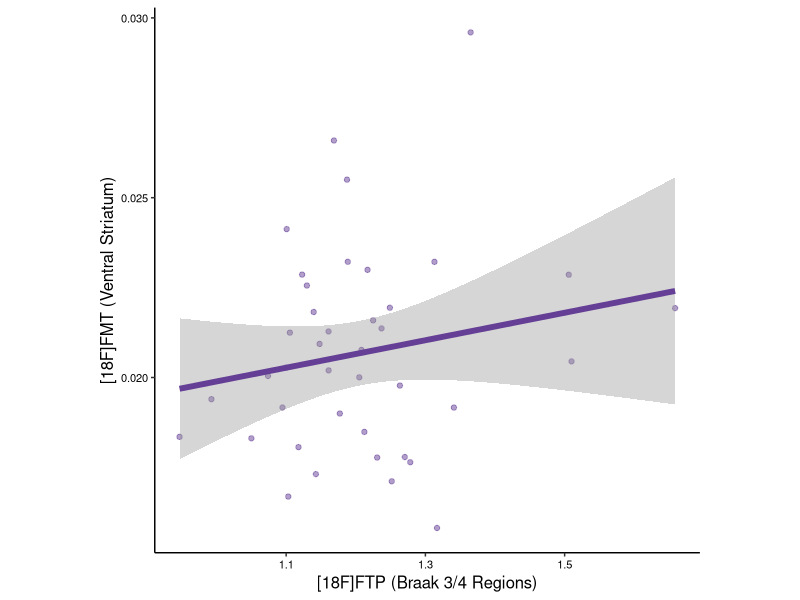
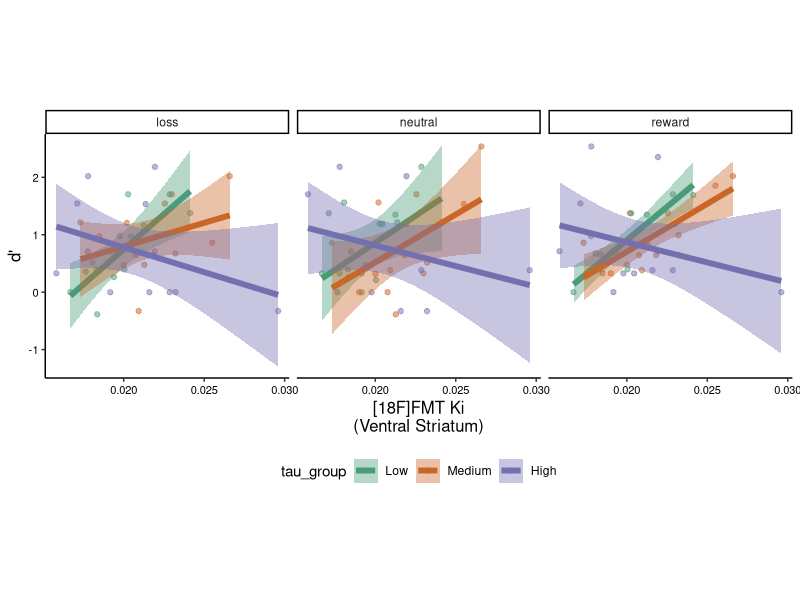
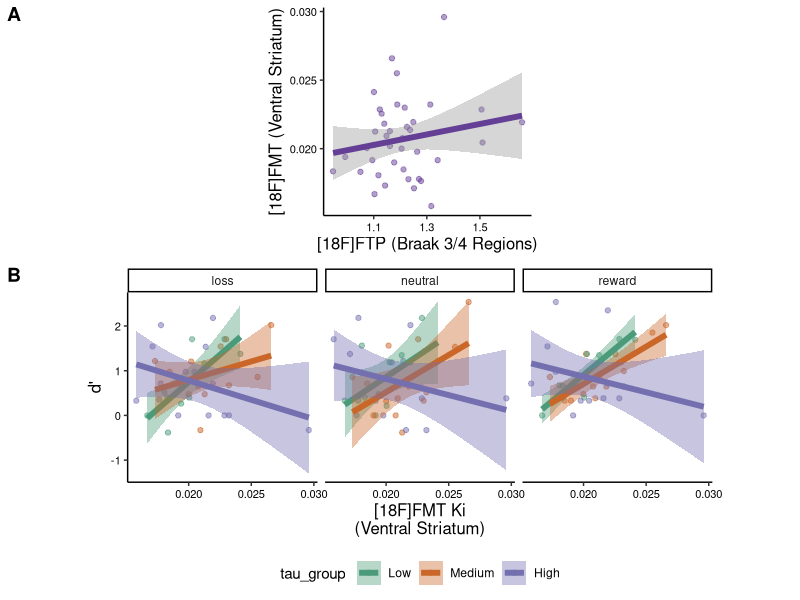
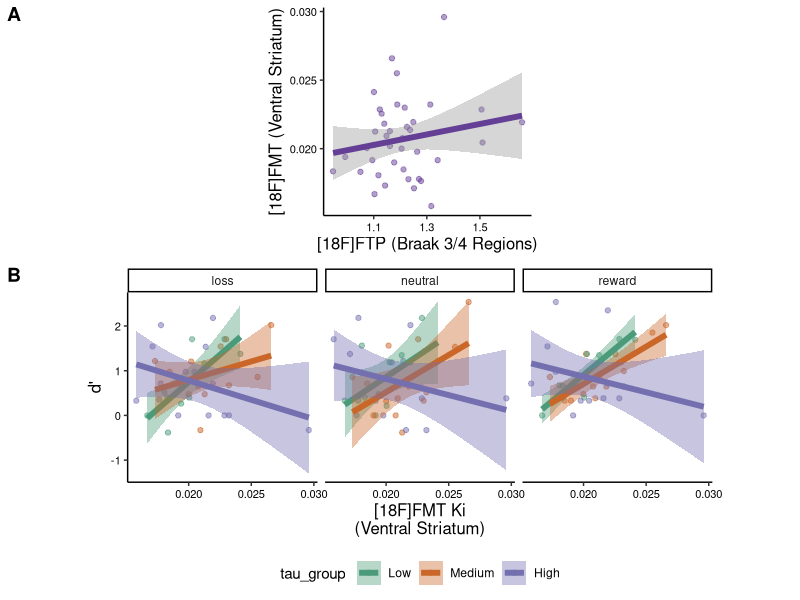

The R source for these figures, in order:
## ---- chunk 1
knitr::opts_chunk$set(echo = TRUE)
## ---- chunk 2
# Load Libraries
library(tidyverse)
library(ggpubr)
library(lme4)
library(lmerTest)
library(rstatix)

# Set color scales
tau_group_cscale <- scale_color_manual(values = c("#4b9b7a", "#ca6728", "#7470af"))
tau_group_fscale <- scale_fill_manual(values = c("#4b9b7a", "#ca6728", "#7470af"))

age_group_cscale <- scale_color_manual(values = c("#643f95", "#549e3e"))
age_group_fscale <- scale_fill_manual(values = c("#643f95", "#549e3e"))

# Read data
data_A <- read_csv('data_sup_fig05a.csv')
data_B <- read_csv('data_sup_fig05b.csv')

data_A$tau_group <- factor(data_A$tau_group, levels = c('Low', 'Medium', 'High'))
data_B$tau_group <- factor(data_B$tau_group, levels = c('Low', 'Medium', 'High'))
## ---- chunk 3
# Panel A
figA <- data_A %>%
  ggplot(aes(x=ftp_braak34_suvr, y=fmt_ki_vst)) +
  geom_point(color = "#643f95", fill = "#643f95", alpha = 0.5) +
  geom_smooth(method = 'lm', limit = 0.9, linewidth = 2, color = "#643f95") +
  xlab('[18F]FTP (Braak 3/4 Regions)') +
  ylab('[18F]FMT (Ventral Striatum)') +
  theme_classic() +
  theme(panel.background = element_blank(),
      axis.line = element_line(color = 'black'),
      legend.position = 'bottom', 
      axis.text.x = element_text(color = 'black', size = 8),
      axis.text.y = element_text(color = 'black', size = 8),
      axis.title.x = element_text(color = 'black', size = 12),
      axis.title.y = element_text(color = 'black', size = 12),
      legend.title = element_blank(),
      aspect.ratio = 1)

figA
## ---- chunk 4
modA <- lm(fmt_ki_vst ~ ftp_braak34_suvr + age + sex + yrs_edu,
           data = data_A)
summary(modA)

## ---- chunk 5
# Panel B: Plot FMT by d' across each valence
figB <- data_B %>% 
  ggplot(aes(x = fmt_ki_vst, y = dprime, group = tau_group,
             color = tau_group)) +
  geom_point(alpha = 0.5) +
  geom_smooth(aes(color = tau_group, fill = tau_group),
                  method = 'lm', linewidth = 2, limit = 0.9) +
  tau_group_cscale +
  tau_group_fscale +
  theme_classic() +
  xlab(bquote('[18F]FMT Ki\n(Ventral Striatum)')) +
  ylab('d\'') +
  facet_wrap(.~valence, nrow = 1) +
  theme(panel.background = element_blank(),
      axis.line = element_line(color = 'black'),
      legend.position = 'bottom', 
      axis.text.x = element_text(color = 'black', size = 8),
      axis.text.y = element_text(color = 'black', size = 8),
      axis.title.x = element_text(color = 'black', size = 12),
      axis.title.y = element_text(color = 'black', size = 12),
      aspect.ratio = 1)

figB
## ---- chunk 6
lme1 <- lmer(dprime ~ fmt_ki_vst*ftp_braak34_suvr + age + sex + yrs_edu + valence + (1 | subject),
             data_B)
summary(lme1)
## ---- chunk 7
# Stats for Panel B:
lme2 <- lmer(dprime ~ fmt_ki_vst*ftp_braak34_suvr + valence + age + sex + yrs_edu + learning + (1 | subject),
             data_B)
summary(lme2)
## ---- chunk 8
# Combined Panels
fmt_fig <- ggarrange(figA, figB, nrow = 2, 
                     labels = c('A', 'B'), heights = c(1, 1.3))

ggsave(fmt_fig, filename = 'sup_fig05.pdf', width = 5, height = 5, units = 'in')
fmt_fig
